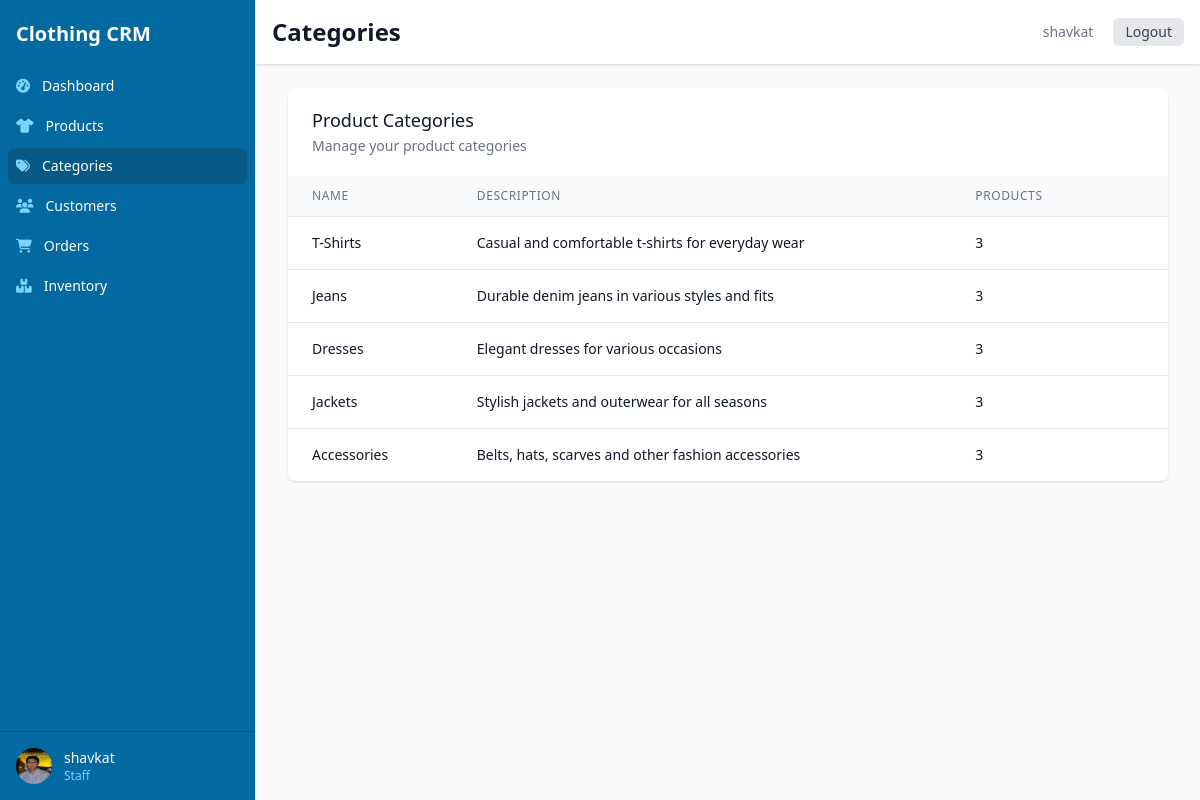
/categories/ (signed in), run on the app's committed database.
### core/models.py (models this page shows, shortened)
class User(AbstractUser):
    ADMIN = 'admin'
    MANAGER = 'manager'
    STAFF = 'staff'
    ROLE_CHOICES = [
        (ADMIN, _('Admin')),
        (MANAGER, _('Manager')),
        (STAFF, _('Staff')),
    ]
    role = models.CharField(max_length=20, choices=ROLE_CHOICES, default=STAFF)
    phone = models.CharField(max_length=20, blank=True)
    profile_image = models.ImageField(upload_to='profile_images/', blank=True, null=True)
    class Meta:
        verbose_name = _('user')
        verbose_name_plural = _('users')

class Category(models.Model):
    name = models.CharField(max_length=100)
    description = models.TextField(blank=True)
    class Meta:
        verbose_name_plural = 'Categories'

### core/views.py (the view)
# urls.py: path('categories/', views.category_list, name='category_list'),
@login_required
def category_list(request):
    categories = Category.objects.all()
    return render(request, 'core/category_list.html', {'categories': categories})

### templates/core/category_list.html (shortened to what this page needs)
{% extends "base.html" %}
{% block header_title %}Categories{% endblock %}
{% block content %}
<div class="bg-white shadow overflow-hidden sm:rounded-lg">
    <div class="px-4 py-5 sm:px-6 flex justify-between items-center">
        <div>
            <h2 class="text-lg leading-6 font-medium text-gray-900">Product Categories</h2>
            <p class="mt-1 max-w-2xl text-sm text-gray-500">Manage your product categories</p>
        </div>
    </div>
    <div class="overflow-x-auto">
        <table class="min-w-full divide-y divide-gray-200">
            <thead class="bg-gray-50">
                <tr>
                    <th scope="col" class="px-6 py-3 text-left text-xs font-medium text-gray-500 uppercase tracking-wider">
                        Name
                    </th>
                    <th scope="col" class="px-6 py-3 text-left text-xs font-medium text-gray-500 uppercase tracking-wider">
                        Description
                    </th>
                    <th scope="col" class="px-6 py-3 text-left text-xs font-medium text-gray-500 uppercase tracking-wider">
                        Products
                    </th>
                    <th scope="col" class="relative px-6 py-3">
                    </th>
                </tr>
            </thead>
            <tbody class="bg-white divide-y divide-gray-200">
                {% for category in categories %}
                    <tr>
                        <td class="px-6 py-4 whitespace-nowrap">
                            <div class="text-sm font-medium text-gray-900">{{ category.name }}</div>
                        </td>
                        <td class="px-6 py-4">
                            <div class="text-sm text-gray-900 max-w-md">{{ category.description|default:"No description" }}</div>
                        </td>
                        <td class="px-6 py-4 whitespace-nowrap">
                            <div class="text-sm text-gray-900">{{ category.products.count }}</div>
                        </td>
                        <td class="px-6 py-4 whitespace-nowrap text-right text-sm font-medium">
                        </td>
                    </tr>
                {% empty %}
                    <tr>
                        <td colspan="4" class="px-6 py-4 whitespace-nowrap text-center text-gray-500">
                            No categories found
                        </td>
                    </tr>
                {% endfor %}
            </tbody>
        </table>
    </div>
</div>
{% endblock %}

### templates/base.html (shortened to what this page needs)
<!DOCTYPE html>
<html lang="en">
<head>
    <script src="https://cdn.tailwindcss.com"></script>
    <link rel="stylesheet" href="https://cdnjs.cloudflare.com/ajax/libs/font-awesome/6.4.0/css/all.min.css">
</head>
<body class="bg-gray-50">
    {% if user.is_authenticated %}
        <div class="flex h-screen overflow-hidden">
            <div class="hidden md:flex md:flex-shrink-0">
                <div class="flex flex-col w-64">
                    <div class="flex flex-col flex-grow pt-5 overflow-y-auto bg-primary-700 border-r">
                        <div class="flex items-center flex-shrink-0 px-4">
                            <span class="text-xl font-semibold text-white">Clothing CRM</span>
                        </div>
                        <div class="mt-5 flex-1 flex flex-col">
                            <nav class="flex-1 px-2 space-y-1">
                                <a href="{% url 'dashboard' %}" class="{% if request.path == '/' %}bg-primary-800{% else %}hover:bg-primary-600{% endif %} text-white group flex items-center px-2 py-2 text-sm font-medium rounded-md">
                                    <i class="fas fa-tachometer-alt mr-3 text-primary-300"></i>
                                    Dashboard
                                </a>
                                <a href="{% url 'product_list' %}" class="{% if '/products/' in request.path %}bg-primary-800{% else %}hover:bg-primary-600{% endif %} text-white group flex items-center px-2 py-2 text-sm font-medium rounded-md">
                                    <i class="fas fa-tshirt mr-3 text-primary-300"></i>
                                    Products
                                </a>
                                <a href="{% url 'category_list' %}" class="{% if '/categories/' in request.path %}bg-primary-800{% else %}hover:bg-primary-600{% endif %} text-white group flex items-center px-2 py-2 text-sm font-medium rounded-md">
                                    <i class="fas fa-tags mr-3 text-primary-300"></i>
                                    Categories
                                </a>
                                <a href="{% url 'customer_list' %}" class="{% if '/customers/' in request.path %}bg-primary-800{% else %}hover:bg-primary-600{% endif %} text-white group flex items-center px-2 py-2 text-sm font-medium rounded-md">
                                    <i class="fas fa-users mr-3 text-primary-300"></i>
                                    Customers
                                </a>
                                <a href="{% url 'order_list' %}" class="{% if '/orders/' in request.path %}bg-primary-800{% else %}hover:bg-primary-600{% endif %} text-white group flex items-center px-2 py-2 text-sm font-medium rounded-md">
                                    <i class="fas fa-shopping-cart mr-3 text-primary-300"></i>
                                    Orders
                                </a>
                                <a href="{% url 'inventory_list' %}" class="{% if '/inventory/' in request.path %}bg-primary-800{% else %}hover:bg-primary-600{% endif %} text-white group flex items-center px-2 py-2 text-sm font-medium rounded-md">
                                    <i class="fas fa-boxes mr-3 text-primary-300"></i>
                                    Inventory
                                </a>
                            </nav>
                        </div>
                        <div class="flex-shrink-0 flex border-t border-primary-800 p-4">
                            <a href="{% url 'profile' %}" class="flex-shrink-0 w-full group block">
                                <div class="flex items-center">
                                    <div>
                                        {% if user.profile_image %}
                                            <img class="inline-block h-9 w-9 rounded-full" src="{{ user.profile_image.url }}" alt="{{ user.username }}">
                                        {% else %}
                                            <div class="inline-block h-9 w-9 rounded-full bg-primary-500 flex items-center justify-center text-white">
                                                {{ user.username.0|upper }}
                                            </div>
                                        {% endif %}
                                    </div>
                                    <div class="ml-3">
                                        <p class="text-sm font-medium text-white">{{ user.get_full_name|default:user.username }}</p>
                                        <p class="text-xs font-medium text-primary-300">{{ user.get_role_display }}</p>
                                    </div>
                                </div>
                            </a>
                        </div>
                    </div>
                </div>
            </div>
            <div class="flex flex-col w-0 flex-1 overflow-hidden">
                <div class="relative z-10 flex-shrink-0 flex h-16 bg-white shadow">
                    <div class="flex-1 px-4 flex justify-between">
                        <div class="flex-1 flex">
                            <h1 class="text-2xl font-semibold text-gray-900 self-center">
                                {% block header_title %}{% endblock %}
                            </h1>
                        </div>
                        <div class="ml-4 flex items-center md:ml-6">
                            <div class="ml-3 relative">
                                <div class="flex items-center">
                                    <a href="{% url 'profile' %}" class="text-gray-500 hover:text-gray-700 p-1 rounded-full text-sm">
                                        <span>{{ user.get_full_name|default:user.username }}</span>
                                    </a>
                                    <a href="{% url 'logout' %}" class="ml-4 px-3 py-1 bg-gray-200 text-gray-700 rounded-md text-sm hover:bg-gray-300">
                                        Logout
                                    </a>
                                </div>
                            </div>
                        </div>
                    </div>
                </div>
                <main class="flex-1 relative overflow-y-auto focus:outline-none">
                    <div class="py-6">
                        <div class="max-w-7xl mx-auto px-4 sm:px-6 md:px-8">
                            {% block content %}{% endblock %}
                        </div>
                    </div>
                </main>
            </div>
        </div>
    {% else %}
        {% block auth_content %}{% endblock %}
    {% endif %}
</body>
</html>

### data on the page
User: profile_image (picture), get_full_name "shavkat", role "Staff"
Category: name "T-Shirts", description "Casual and comfortable t-shirts for everyday wear", products.count "3"
Category: name "Jeans", description "Durable denim jeans in various styles and fits", products.count "3"
Category: name "Dresses", description "Elegant dresses for various occasions", products.count "3"
Category: name "Jackets", description "Stylish jackets and outerwear for all seasons", products.count "3"
Category: name "Accessories", description "Belts, hats, scarves and other fashion accessories", products.count "3"
